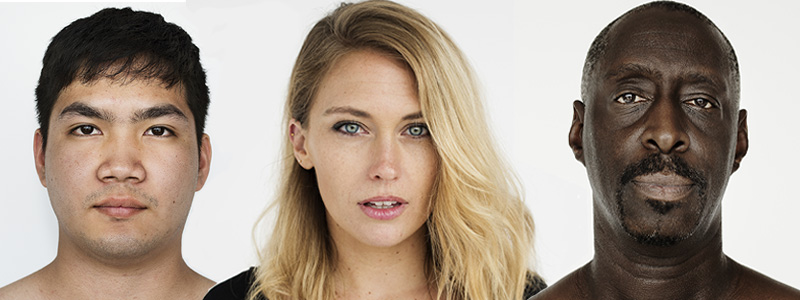
#> input picture faces.jpg, 800 x 300 px, given in place of OpenCV_Logo.png, which was not available
$ jupyter execute Opencv_rotate.ipynb   (shell and % lines are left out)   (text cells are left out)
#> lines starting #> are read from the running program, lines starting #| are printed output that depends on the picture; pictures that were not available may be replaced by others from this repository, and a replacement may not be noted
[cell 1]
from google.colab import drive
drive.mount("/content/gdrive",)

[cell 2]
import os
import sys
os.chdir('/content/gdrive/My Drive/Colab Notebooks/ECSE341')
ROOT_DIR = os.path.abspath("")
print (ROOT_DIR)
sys.path.append(ROOT_DIR)

[cell 3]
# import the necessary packages
import matplotlib.pyplot as plt
import argparse
import imutils
import cv2

[cell 4]
def plt_imshow(title, image):
    # convert the image frame BGR to RGB color space and display it
	image = cv2.cvtColor(image, cv2.COLOR_BGR2RGB)
	plt.imshow(image)
	plt.title(title)
	plt.grid(False)
	plt.show()

[cell 5]
# # construct the argument parser and parse the arguments
# ap = argparse.ArgumentParser()
# ap.add_argument("-i", "--image", type=str, default="opencv_logo.png",
# 	help="path to the input image")
# args = vars(ap.parse_args())

# since we are using Jupyter Notebooks we can replace our argument
# parsing code with *hard coded* arguments and values
args = {
    "image": "OpenCV_Logo.png"
}

[cell 6]
# load the image and show it
image = cv2.imread(args["image"])
#> image is the input picture: shape (300, 800, 3); mean B, G, R 140.7, 154.2, 169.2
plt_imshow("Original", image)

# grab the dimensions of the image and calculate the center of the
# image
(h, w) = image.shape[:2]
#> h = 300; w = 800
(cX, cY) = (w // 2, h // 2)
#> cX = 400; cY = 150

# rotate our image by 45 degrees around the center of the image
M = cv2.getRotationMatrix2D((cX, cY), 45, 1.0)
rotated = cv2.warpAffine(image, M, (w, h))
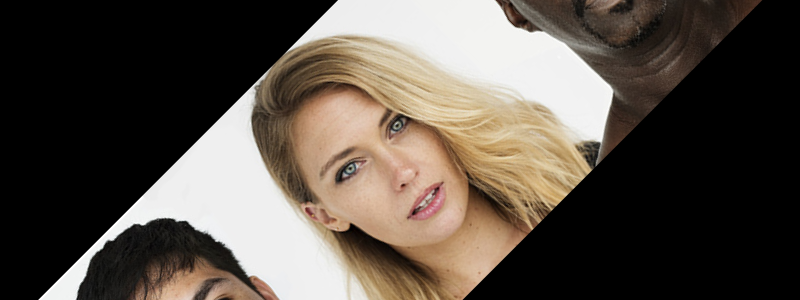
#> rotated: shape (300, 800, 3); mean B, G, R 71.8, 80.5, 89.2
plt_imshow("Rotated by 45 Degrees", rotated)

# rotate our image by -90 degrees around the image
M = cv2.getRotationMatrix2D((cX, cY), -90, 1.0)
rotated = cv2.warpAffine(image, M, (w, h))
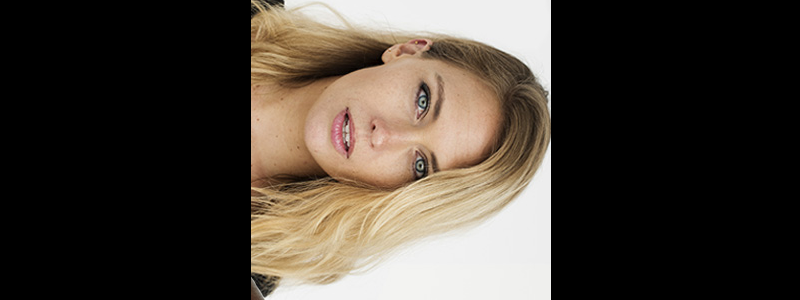
#> rotated: shape (300, 800, 3); mean B, G, R 54.9, 63.2, 70.9
plt_imshow("Rotated by -90 Degrees", rotated)

[cell 7]
# rotate our image around an arbitrary point rather than the center
M = cv2.getRotationMatrix2D((10, 10), 45, 1.0)
rotated = cv2.warpAffine(image, M, (w, h))
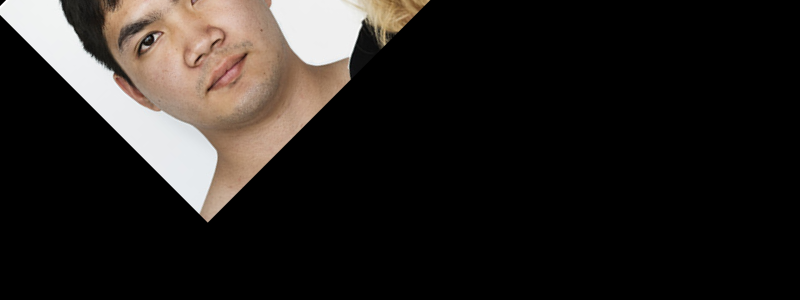
#> rotated: shape (300, 800, 3); mean B, G, R 31, 33.9, 37.9
plt_imshow("Rotated by Arbitrary Point", rotated)

[cell 8]
# use our imutils function to rotate an image 180 degrees
rotated = imutils.rotate(image, 180)
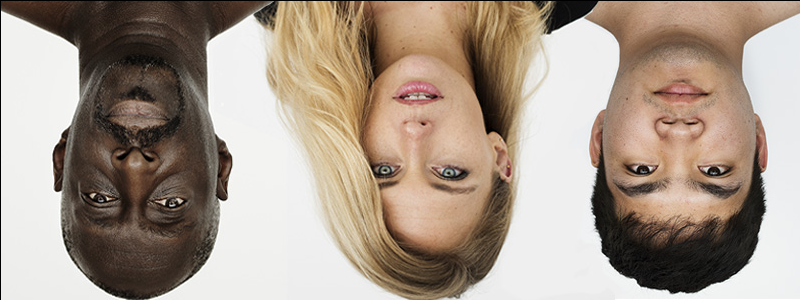
#> rotated: shape (300, 800, 3); mean B, G, R 139.6, 153.1, 168.1
plt_imshow("Rotated by 180 Degrees", rotated)

[cell 9]
# rotate our image by 33 degrees counterclockwise, ensuring the
# entire rotated image still views in the viewing area
rotated = imutils.rotate_bound(image, -33)
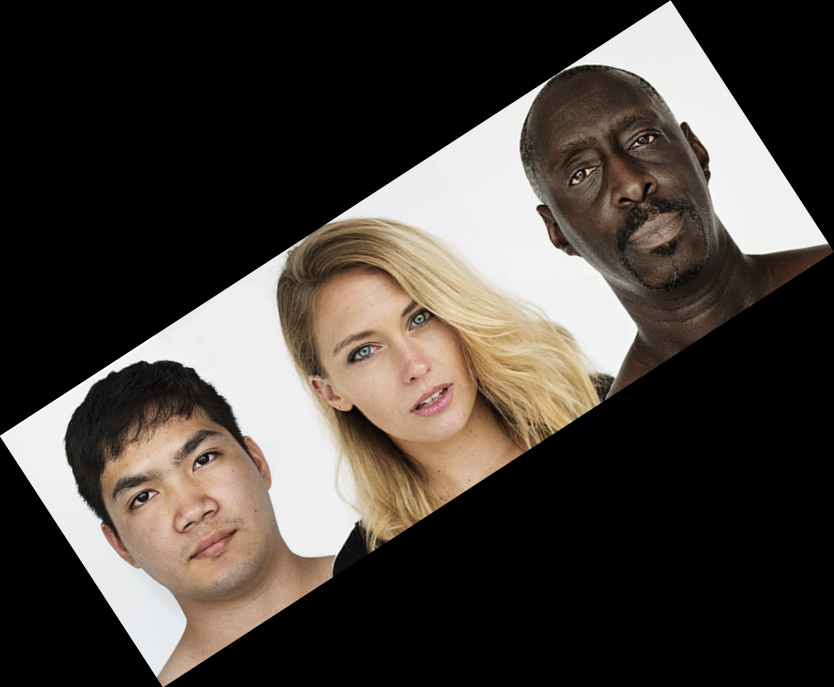
#> rotated: shape (687, 834, 3); mean B, G, R 58.9, 64.6, 70.9
plt_imshow("Rotated Without Cropping", rotated)
